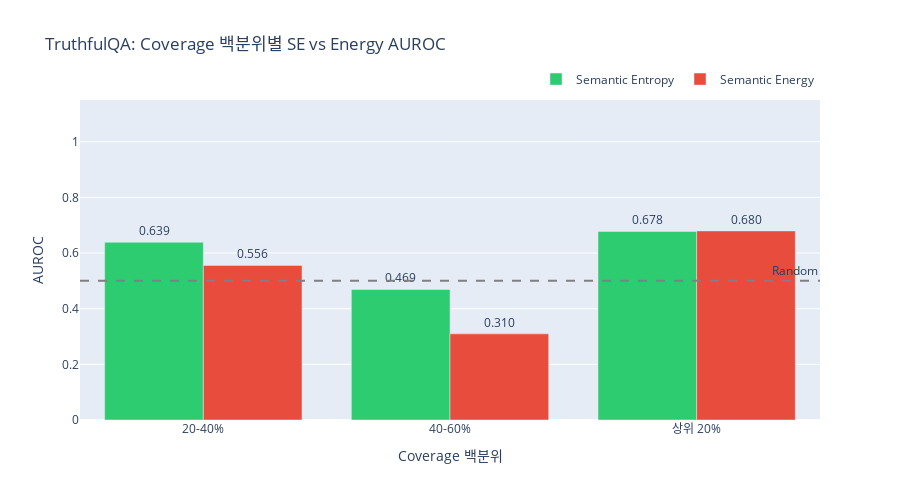

The notebook cell this image was saved under:
### Markdown cell above
## 4. SE vs Energy AUROC 비교 그래프

### Code cell
def plot_quintile_auroc(df: pd.DataFrame, title: str):
    df_valid = df[df["se_auroc"].notna() & df["energy_auroc"].notna()].copy()
    
    fig = go.Figure()
    
    fig.add_trace(go.Bar(
        name="Semantic Entropy",
        x=df_valid["quintile"],
        y=df_valid["se_auroc"],
        marker_color="#2ecc71",
        text=df_valid["se_auroc"].apply(lambda x: f"{x:.3f}"),
        textposition="outside",
    ))
    
    fig.add_trace(go.Bar(
        name="Semantic Energy",
        x=df_valid["quintile"],
        y=df_valid["energy_auroc"],
        marker_color="#e74c3c",
        text=df_valid["energy_auroc"].apply(lambda x: f"{x:.3f}"),
        textposition="outside",
    ))
    
    fig.add_hline(y=0.5, line_dash="dash", line_color="gray", annotation_text="Random")
    
    fig.update_layout(
        title=f"{title}: Coverage 백분위별 SE vs Energy AUROC",
        xaxis_title="Coverage 백분위",
        yaxis_title="AUROC",
        yaxis_range=[0, 1.15],
        barmode="group",
        height=500,
        legend=dict(orientation="h", yanchor="bottom", y=1.02, xanchor="right", x=1)
    )
    
    return fig

plot_quintile_auroc(tqa_df, "TruthfulQA").show()

### Figure 1 — Plotly figure (JSON) as saved in the notebook; plotly's stock layout.template omitted (floating-point values rounded to 4 significant figures)
{"data": [{"marker": {"color": "#2ecc71"}, "name": "Semantic Entropy", "text": ["0.639", "0.469", "0.678"], "textposition": "outside", "type": "bar", "x": ["20-40%", "40-60%", "상위 20%"], "y": [0.6387, 0.469, 0.6778]}, {"marker": {"color": "#e74c3c"}, "name": "Semantic Energy", "text": ["0.556", "0.310", "0.680"], "textposition": "outside", "type": "bar", "x": ["20-40%", "40-60%", "상위 20%"], "y": [0.5557, 0.3095, 0.6796]}], "layout": {"annotations": [{"showarrow": false, "text": "Random", "x": 1, "xanchor": "right", "xref": "x domain", "y": 0.5, "yanchor": "bottom", "yref": "y"}], "barmode": "group", "height": 500, "legend": {"orientation": "h", "x": 1, "xanchor": "right", "y": 1.02, "yanchor": "bottom"}, "shapes": [{"line": {"color": "gray", "dash": "dash"}, "type": "line", "x0": 0, "x1": 1, "xref": "x domain", "y0": 0.5, "y1": 0.5, "yref": "y"}], "title": {"text": "TruthfulQA: Coverage 백분위별 SE vs Energy AUROC"}, "xaxis": {"title": {"text": "Coverage 백분위"}}, "yaxis": {"range": [0, 1.15], "title": {"text": "AUROC"}}}}
